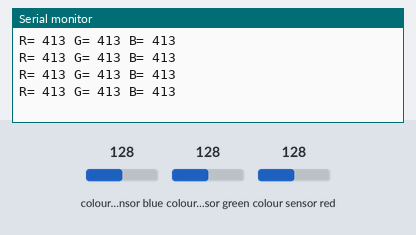
The sketch below on a simulated ESP32. Parts: the last lines printed to the serial monitor. Wiring (inferred from the names in the program): TCS3200 colour sensor: output GPIO 32; S2 GPIO 26; S3 GPIO 27; S0 GPIO 33; S1 GPIO 25. The test bench sets the inputs (shaded band); at power-on: colour sensor blue 128, colour sensor green 128, colour sensor red 128.

Above: at 1.2 s.
1.3 s: colour sensor blue set to 191
At 1.41 s:
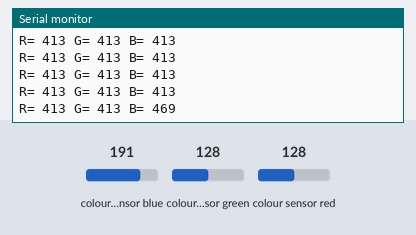
3.3 s: colour sensor green set to 250
At 3.51 s:
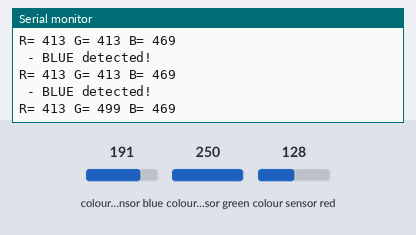
5.4 s: colour sensor red set to 5
At 5.61 s:
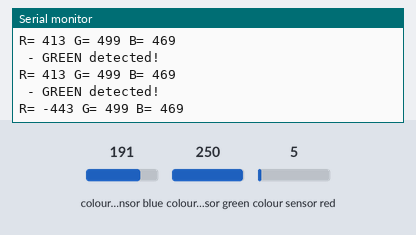

Measured:
- after the input at 3.3 s, the serial monitor: prints a new line at once (image 2)
- after the input at 5.4 s, the serial monitor: prints a new line at once (image 3)

The sketch:

sensor_de_cores.ino
```cpp
#define S0 33
#define S1 25
#define S2 26
#define S3 27
#define sensorOut 32
int frequency, r_frequency, g_frequency, b_frequency = 0;

void setup()
{
pinMode(S0, OUTPUT);
pinMode(S1, OUTPUT);
pinMode(S2, OUTPUT);
pinMode(S3, OUTPUT);
pinMode(sensorOut, INPUT);

// Setting frequency-scaling to 20%
digitalWrite(S0,HIGH);
digitalWrite(S1,HIGH);

Serial.begin(9600);
}

void loop()
{
// Setting red filtered photodiodes to be read
digitalWrite(S2,LOW);
digitalWrite(S3,LOW);
// Reading the output frequency
frequency = pulseIn(sensorOut, digitalRead(sensorOut) == HIGH ? LOW : HIGH);

// redColor = map(redFrequency, 70, 120, 255,0);
r_frequency = map(frequency, 70, 120, 255,0);

// Printing the value on the serial monitor
Serial.print("R= ");//printing name
Serial.print(r_frequency);//printing RED color frequency
Serial.print(" ");
delay(100);
// Setting Green filtered photodiodes to be read
digitalWrite(S2,HIGH);
digitalWrite(S3,HIGH);
// Reading the output frequency
frequency = pulseIn(sensorOut, digitalRead(sensorOut) == HIGH ? LOW : HIGH);

// greenColor = map(greenFrequency, 70, 120, 255,0);
g_frequency = map(frequency, 70, 120, 255,0);

// Printing the value on the serial monitor
Serial.print("G= ");//printing name
Serial.print(g_frequency);//printing RED color frequency
Serial.print(" ");
delay(100);
// Setting Blue filtered photodiodes to be read
digitalWrite(S2,LOW);
digitalWrite(S3,HIGH);
// Reading the output frequency
frequency = pulseIn(sensorOut, digitalRead(sensorOut) == HIGH ? LOW : HIGH);

// blueColor = map(blueFrequency, 70, 120, 255,0);
b_frequency = map(frequency, 70, 120, 255,0);

// Printing the value on the serial monitor
Serial.print("B= ");//printing name
Serial.print(b_frequency);//printing RED color frequency
Serial.println(" ");
delay(100);

if(r_frequency > g_frequency && r_frequency > b_frequency){
      Serial.println(" - RED detected!");

  }
  if(g_frequency > r_frequency && g_frequency > b_frequency){
    Serial.println(" - GREEN detected!");

  }
  if(b_frequency > r_frequency && b_frequency > g_frequency){
    Serial.println(" - BLUE detected!");

  }

}
```
